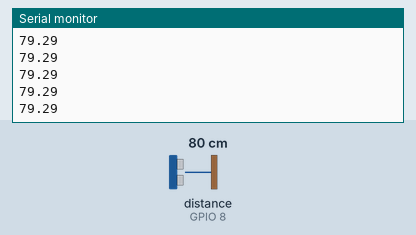
This sketch was run on a simulated ESP32-S3. Shown: the last lines printed to the serial monitor. Wiring (inferred from the names in the program): ultrasonic range finder: trigger GPIO 9; echo GPIO 8. The inputs (shaded band) are chosen by the test bench; at power-on: distance to the obstacle (sensor on GPIO 8) 80 cm. The echo pulse lasts 58.3 µs per cm.

Above: at 1.2 s.
1.3 s: distance to the obstacle (sensor on GPIO 8) set to 4 cm
At 1.56 s:
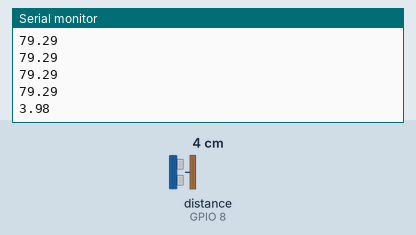
2.8 s: distance to the obstacle (sensor on GPIO 8) set to 2 cm
At 4.3 s:
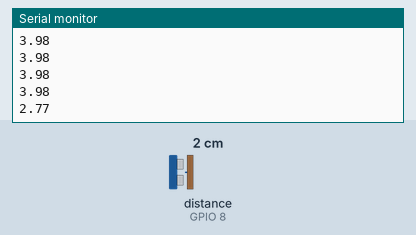
Timing chart, 0 to 5.8 s (numbered marks = the images above; inputs shaded):
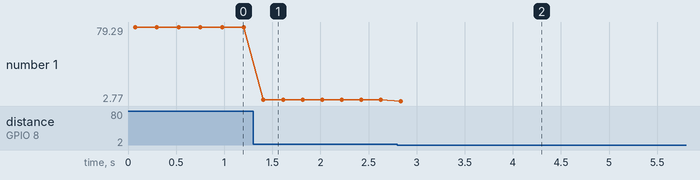

The sketch:

Ultrasonico.ino
```cpp
// ==========================================
// ARDUINO 1 - EMISOR ULTRASÓNICO (RACK)
// ==========================================

const int TRIG_PIN = 9;
const int ECHO_PIN = 8;

void setup() {
  Serial.begin(115200);
  pinMode(TRIG_PIN, OUTPUT);
  pinMode(ECHO_PIN, INPUT);
}

void loop() {
  long sumaDuracion = 0;

  for (int i = 0; i < 5; i++) {
    digitalWrite(TRIG_PIN, LOW);
    delayMicroseconds(2);
    digitalWrite(TRIG_PIN, HIGH);
    delayMicroseconds(10);
    digitalWrite(TRIG_PIN, LOW);

    // Timeout de 30 ms para evitar bloqueos si no hay rebote
    sumaDuracion += pulseIn(ECHO_PIN, HIGH, 30000);
    delay(10);
  }

  long promedioDuracion = sumaDuracion / 5;

  // Calcula la distancia real con decimales
  float distanciaReal = promedioDuracion * 0.034 / 2.0;

  if (distanciaReal >= 2.0 && distanciaReal <= 400.0) {
    // Envía el valor con 2 decimales al ESP32
    Serial.println(distanciaReal, 2);
  }

  delay(150);
}
```

Measured:
- after the input at 1.3 s, the serial monitor: prints a new line after 0.11 s (image 1)
- after the input at 2.8 s, the serial monitor: prints a new line at once (image 2)
- plotted number 1: 79.29 → 3.98 after the input at 1.3 s, 3.98 → 2.77 after the input at 2.8 s
